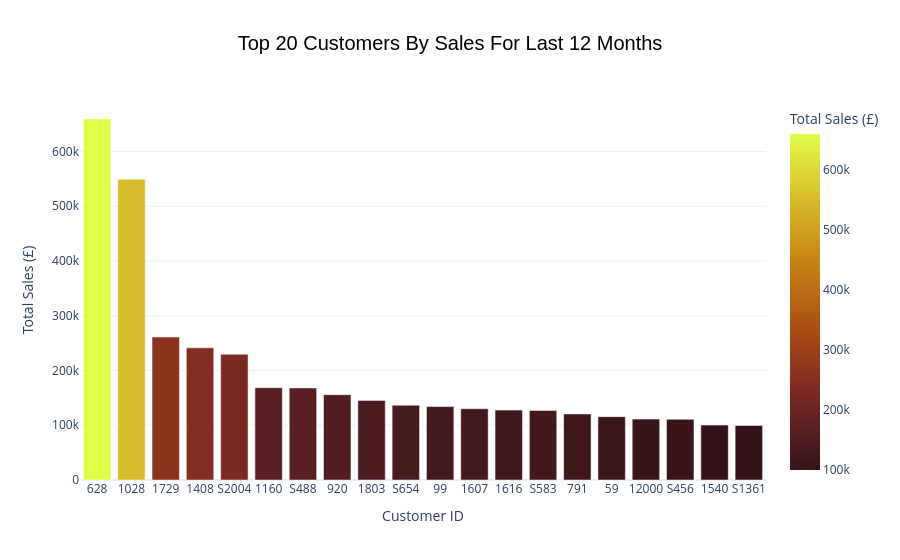

This figure's notebook cell:
### Markdown cell above
## Hypothesis 2

Who were the top 20 customers by sales for last year?

### Code cell
#Who were the top 20 customers by sales for last year?

#first filter by last year (2016)
dfSales_DataSet_Filtered = dfSales_DataSet_Work[dfSales_DataSet_Work["Year"] == dfSales_DataSet_Work["Year"].max() -1]

#group by CustomerID and get sum of InvoiceAmt
dfSales_DataSet_Filtered = (
    dfSales_DataSet_Filtered
    .groupby("CustomerID")["InvoiceAmt"]
    .sum()
    .sort_values(ascending=False)
    .head(20)
    .reset_index()
)

#sort data
dfSales_DataSet_Filtered.sort_values("InvoiceAmt", ascending=False)

fig = px.bar(
    dfSales_DataSet_Filtered.head(20),
    x="CustomerID",
    y="InvoiceAmt",
    color="InvoiceAmt",
    color_continuous_scale="Solar",
    title="Top 20 Customers By Sales For Last 12 Months"
)

fig.update_layout(
    xaxis_title="Customer ID",
    yaxis_title="Total Sales (£)",
    coloraxis_colorbar=dict(title="Total Sales (£)"),
    template="plotly_white",
    title_x=0.5,
    title_font=dict(size=20, family="Arial", color="black")
)

fig.show()

### Figure 1 — Plotly figure (JSON) as saved in the notebook; plotly's stock layout.template omitted (floating-point values rounded to 4 significant figures)
{"data": [{"hovertemplate": "CustomerID=%{x}<br>InvoiceAmt=%{marker.color}<extra></extra>", "legendgroup": "", "marker": {"color": [659400.0, 549100.0, 261100.0, 241400.0, 229700.0, 168700.0, 168200.0, 155900.0, 145400.0, 136600.0, 134100.0, 130300.0, 127700.0, 127100.0, 120700.0, 115700.0, 111200.0, 111000.0, 100300.0, 99540.0], "coloraxis": "coloraxis", "pattern": {"shape": ""}}, "name": "", "orientation": "v", "showlegend": false, "textposition": "auto", "type": "bar", "x": ["628", "1028", "1729", "1408", "S2004", "1160", "S488", "920", "1803", "S654", "99", "1607", "1616", "S583", "791", "59", "12000", "S456", "1540", "S1361"], "xaxis": "x", "y": [659400.0, 549100.0, 261100.0, 241400.0, 229700.0, 168700.0, 168200.0, 155900.0, 145400.0, 136600.0, 134100.0, 130300.0, 127700.0, 127100.0, 120700.0, 115700.0, 111200.0, 111000.0, 100300.0, 99540.0], "yaxis": "y"}], "layout": {"barmode": "relative", "coloraxis": {"autocolorscale": false, "colorbar": {"title": {"text": "Total Sales (£)"}}, "colorscale": [[0, "rgb(51, 19, 23)"], [0.09091, "rgb(79, 28, 33)"], [0.1818, "rgb(108, 36, 36)"], [0.2727, "rgb(135, 47, 32)"], [0.3636, "rgb(157, 66, 25)"], [0.4545, "rgb(174, 88, 20)"], [0.5455, "rgb(188, 111, 19)"], [0.6364, "rgb(199, 137, 22)"], [0.7273, "rgb(209, 164, 32)"], [0.8182, "rgb(217, 192, 44)"], [0.9091, "rgb(222, 222, 59)"], [1, "rgb(224, 253, 74)"]]}, "legend": {"tracegroupgap": 0}, "title": {"font": {"color": "black", "family": "Arial", "size": 20}, "text": "Top 20 Customers By Sales For Last 12 Months", "x": 0.5}, "xaxis": {"anchor": "y", "domain": [0, 1], "title": {"text": "Customer ID"}}, "yaxis": {"anchor": "x", "domain": [0, 1], "title": {"text": "Total Sales (£)"}}}}
